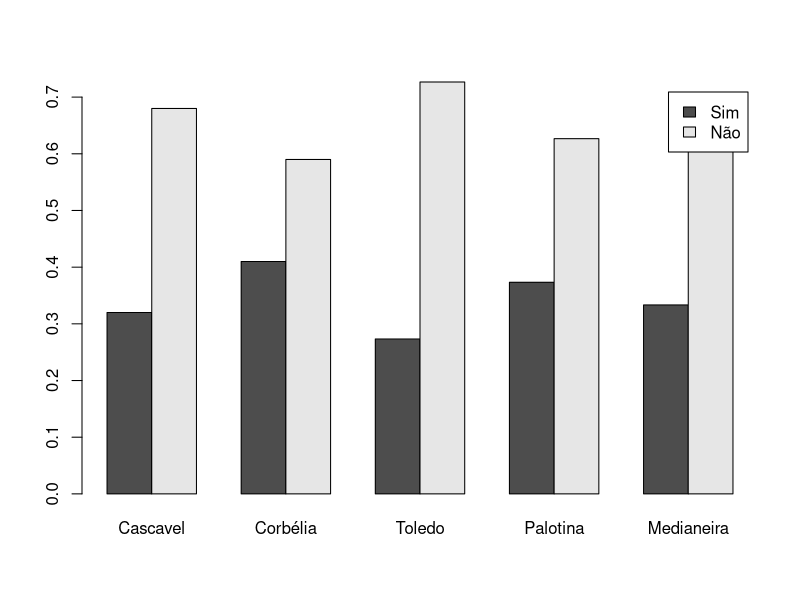
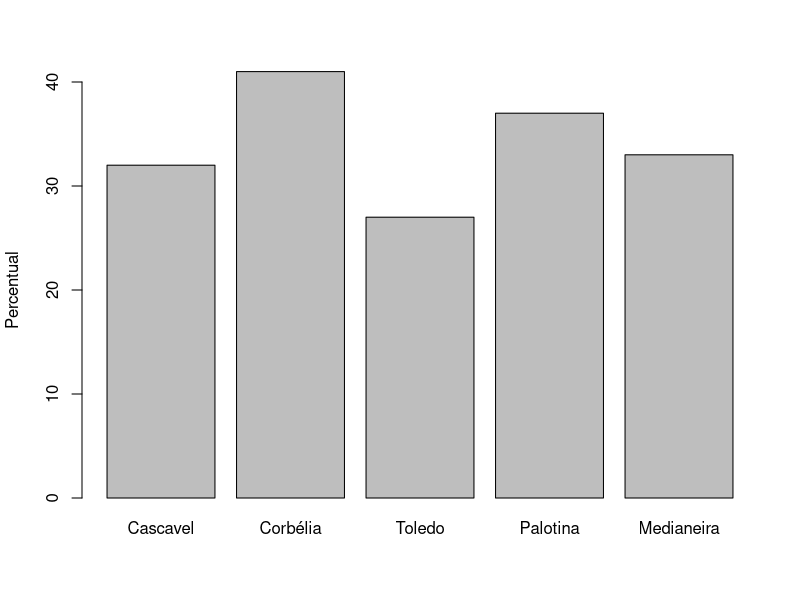

The R script that drew these images, in order:
data=matrix(c(96,123,82,112,100,204,177,218,188,200),nrow=2,byrow=5)
data
rownames(data)=c("Sim","Não")
colnames(data)=c("Cascavel","Corbélia","Toledo","Palotina","Medianeira")
data

prop.table(data)*100
prop.table(data,2)*100
# se eu fizer o percentual da matriz e colocar o nome do arquivo seguido de (data, 2),
# isso significa que faremos o percentual em relação ao total das colunas.
# se eu fizer (data, 1), farei o percentual em relação às linhas.

barplot(prop.table(data,2),beside=TRUE,legend.text = rownames(data))

chisq.test(data)

prop.table(data,2)

p=c(0.32,0.41,0.27,0.37,0.33) # proporções das pessoas que separam o lixo em cada cidade
N=length(p) # tamanho da amostra em cada cidade
value=critical.range=c() # valor crítico
sig=c() # nível de significância

for(i in 1:(N-1))
{for (j in (i+1):N)
{
  value=c(value,(abs(p[i]-p[j])))
  critical.range=c(critical.range,
                   sqrt(qchisq(0.95,4))*sqrt(p[i]*(1-p[i])/300 + p[j]*(1-p[j])/300))
}
  }
sig=ifelse(value>critical.range,"Sim","Não")
marascuilo=data.frame(prop.diff=round(value,3),critical.value=round(critical.range,3),sig)
row.names.temp=c()
for(i in 1:(N-1))
{for (j in (i+1):N)
  {row.names.temp=c(row.names.temp,paste("p",i,"-","p",j,sep = ""))}}
rownames(marascuilo)=row.names.temp
marascuilo

barplot(p*100,
        names=c("Cascavel","Corbélia","Toledo","Palotina","Medianeira"),
        ylab="Percentual",
        ylim = c(0,40))


# EXEMPLO

ec=matrix(c(1,6,4,2,0,3,2,0),nrow=2,byrow=4)
ec
rownames(ec)=c("F","M")
colnames(ec)=c("Solteiro","Casado","Namorando","Noivo")
ec

chisq.test(ec,correct=TRUE)


ec2=matrix(c(10,65,43,52,190,135,157,148),nrow=2,byrow=4)
ec2
rownames(ec2)=c("F","M")
colnames(ec2)=c("Solteiro","Casado","Namorando","Noivo")
ec2

chisq.test(ec2,correct=TRUE)

prop.table(ec2,2)

p=c(0.05,0.325,0.215,0.26) # proporções das mulheres em relação ao estado civil
N=length(p) # tamanho da amostra 
value=critical.range=c() # valor crítico
sig=c() # nível de significância

for(i in 1:(N-1))
{for (j in (i+1):N)
{
  value=c(value,(abs(p[i]-p[j])))
  critical.range=c(critical.range,
                   sqrt(qchisq(0.95,3))*sqrt(p[i]*(1-p[i])/200 + p[j]*(1-p[j])/200))
}
}
sig=ifelse(value>critical.range,"Sim","Não")
marascuilo=data.frame(prop.diff=round(value,3),critical.value=round(critical.range,3),sig)
row.names.temp=c()
for(i in 1:(N-1))
{for (j in (i+1):N)
{row.names.temp=c(row.names.temp,paste("p",i,"-","p",j,sep = ""))}}
rownames(marascuilo)=row.names.temp
marascuilo
